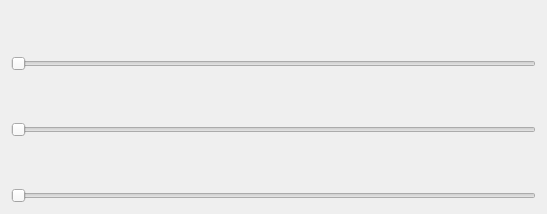
<?xml version="1.0" encoding="UTF-8"?>
<ui version="4.0">
 <class>ColorProgressBarTest</class>
 <widget class="QWidget" name="ColorProgressBarTest">
  <property name="geometry">
   <rect>
    <x>0</x>
    <y>0</y>
    <width>547</width>
    <height>214</height>
   </rect>
  </property>
  <property name="windowTitle">
   <string>多彩进度条</string>
  </property>
  <layout class="QVBoxLayout" name="verticalLayout">
   <item>
    <widget class="ColorProgressBar" name="colorProgressBar1"/>
   </item>
   <item>
    <widget class="QSlider" name="slider1">
     <property name="maximum">
      <number>100</number>
     </property>
     <property name="orientation">
      <enum>Qt::Horizontal</enum>
     </property>
    </widget>
   </item>
   <item>
    <widget class="ColorProgressBar" name="colorProgressBar2"/>
   </item>
   <item>
    <widget class="QSlider" name="slider2">
     <property name="maximum">
      <number>100</number>
     </property>
     <property name="orientation">
      <enum>Qt::Horizontal</enum>
     </property>
    </widget>
   </item>
   <item>
    <widget class="ColorProgressBar" name="colorProgressBar3"/>
   </item>
   <item>
    <widget class="QSlider" name="slider3">
     <property name="maximum">
      <number>100</number>
     </property>
     <property name="orientation">
      <enum>Qt::Horizontal</enum>
     </property>
    </widget>
   </item>
  </layout>
 </widget>
 <layoutdefault spacing="6" margin="11"/>
 <customwidgets>
  <customwidget>
   <class>ColorProgressBar</class>
   <extends>QWidget</extends>
   <header>ColorProgressBar.h</header>
  </customwidget>
 </customwidgets>
 <resources/>
 <connections/>
</ui>
